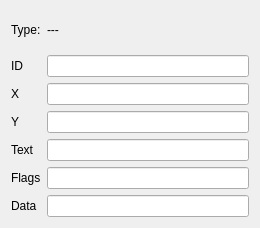
<?xml version="1.0" encoding="UTF-8"?>
<ui version="4.0">
 <class>TrNodeDock</class>
 <widget class="QWidget" name="TrNodeDock">
  <property name="geometry">
   <rect>
    <x>0</x>
    <y>0</y>
    <width>260</width>
    <height>228</height>
   </rect>
  </property>
  <property name="windowTitle">
   <string>Form</string>
  </property>
  <layout class="QGridLayout" name="gridLayout_2">
   <item row="0" column="0">
    <layout class="QGridLayout" name="gridLayout">
     <item row="0" column="0">
      <widget class="QLabel" name="label_type">
       <property name="text">
        <string>Type:</string>
       </property>
      </widget>
     </item>
     <item row="2" column="1">
      <widget class="QLineEdit" name="lineEdit_X">
       <property name="enabled">
        <bool>true</bool>
       </property>
      </widget>
     </item>
     <item row="1" column="0">
      <widget class="QLabel" name="label_type_3">
       <property name="text">
        <string>ID</string>
       </property>
      </widget>
     </item>
     <item row="7" column="0">
      <widget class="QLabel" name="label_text">
       <property name="text">
        <string>Text</string>
       </property>
      </widget>
     </item>
     <item row="2" column="0">
      <widget class="QLabel" name="label_X">
       <property name="text">
        <string>X</string>
       </property>
      </widget>
     </item>
     <item row="0" column="1">
      <widget class="QLabel" name="label_type_2">
       <property name="text">
        <string>---</string>
       </property>
      </widget>
     </item>
     <item row="7" column="1">
      <widget class="QLineEdit" name="lineEdit_text"/>
     </item>
     <item row="5" column="1">
      <widget class="QLineEdit" name="lineEdit_Y">
       <property name="enabled">
        <bool>true</bool>
       </property>
      </widget>
     </item>
     <item row="5" column="0">
      <widget class="QLabel" name="label_Y">
       <property name="text">
        <string>Y</string>
       </property>
      </widget>
     </item>
     <item row="8" column="0">
      <widget class="QLabel" name="label_flags">
       <property name="text">
        <string>Flags</string>
       </property>
      </widget>
     </item>
     <item row="1" column="1">
      <widget class="QLineEdit" name="lineEdit_ID">
       <property name="enabled">
        <bool>true</bool>
       </property>
      </widget>
     </item>
     <item row="9" column="0">
      <widget class="QLabel" name="label_2">
       <property name="text">
        <string>Data</string>
       </property>
      </widget>
     </item>
     <item row="8" column="1">
      <widget class="QLineEdit" name="lineEdit_Flags"/>
     </item>
     <item row="9" column="1">
      <widget class="QLineEdit" name="lineEdit_Data"/>
     </item>
    </layout>
   </item>
  </layout>
 </widget>
 <resources/>
 <connections/>
</ui>
